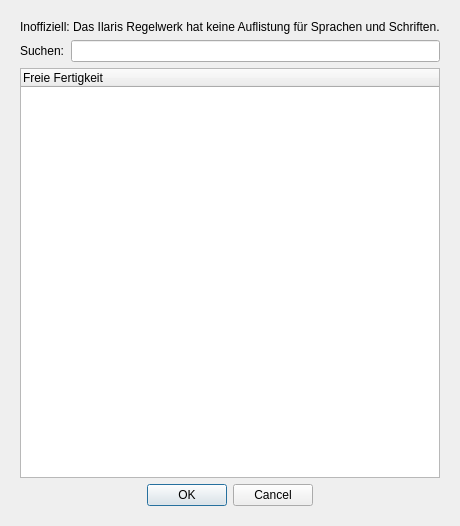
<?xml version="1.0" encoding="UTF-8"?>
<ui version="4.0">
 <class>Dialog</class>
 <widget class="QDialog" name="Dialog">
  <property name="windowModality">
   <enum>Qt::ApplicationModal</enum>
  </property>
  <property name="geometry">
   <rect>
    <x>0</x>
    <y>0</y>
    <width>423</width>
    <height>526</height>
   </rect>
  </property>
  <property name="windowTitle">
   <string>Sephrasto - Freie Fertigkeit wählen...</string>
  </property>
  <layout class="QGridLayout" name="gridLayout">
   <item row="0" column="0">
    <widget class="QWidget" name="verticalLayout_2" native="true">
     <property name="sizePolicy">
      <sizepolicy hsizetype="Preferred" vsizetype="Preferred">
       <horstretch>1</horstretch>
       <verstretch>0</verstretch>
      </sizepolicy>
     </property>
     <layout class="QVBoxLayout" name="verticalLayout2">
      <item>
       <widget class="QLabel" name="label">
        <property name="text">
         <string>Inoffiziell: Das Ilaris Regelwerk hat keine Auflistung für Sprachen und Schriften.</string>
        </property>
       </widget>
      </item>
      <item>
       <layout class="QHBoxLayout" name="horizontalLayout">
        <item>
         <widget class="QLabel" name="labelFilter">
          <property name="text">
           <string>Suchen:</string>
          </property>
         </widget>
        </item>
        <item>
         <widget class="QLineEdit" name="nameFilterEdit"/>
        </item>
       </layout>
      </item>
      <item>
       <widget class="QTreeWidget" name="treeFerts">
        <property name="sizePolicy">
         <sizepolicy hsizetype="Expanding" vsizetype="Expanding">
          <horstretch>0</horstretch>
          <verstretch>0</verstretch>
         </sizepolicy>
        </property>
        <property name="editTriggers">
         <set>QAbstractItemView::NoEditTriggers</set>
        </property>
        <property name="showDropIndicator" stdset="0">
         <bool>false</bool>
        </property>
        <property name="alternatingRowColors">
         <bool>true</bool>
        </property>
        <property name="sortingEnabled">
         <bool>false</bool>
        </property>
        <property name="allColumnsShowFocus">
         <bool>true</bool>
        </property>
        <attribute name="headerVisible">
         <bool>true</bool>
        </attribute>
        <attribute name="headerCascadingSectionResizes">
         <bool>false</bool>
        </attribute>
        <attribute name="headerDefaultSectionSize">
         <number>150</number>
        </attribute>
        <attribute name="headerStretchLastSection">
         <bool>true</bool>
        </attribute>
        <column>
         <property name="text">
          <string>Freie Fertigkeit</string>
         </property>
        </column>
       </widget>
      </item>
      <item>
       <widget class="QDialogButtonBox" name="buttonBox">
        <property name="orientation">
         <enum>Qt::Horizontal</enum>
        </property>
        <property name="standardButtons">
         <set>QDialogButtonBox::Cancel|QDialogButtonBox::Ok</set>
        </property>
        <property name="centerButtons">
         <bool>true</bool>
        </property>
       </widget>
      </item>
     </layout>
    </widget>
   </item>
  </layout>
 </widget>
 <tabstops>
  <tabstop>treeFerts</tabstop>
 </tabstops>
 <resources/>
 <connections>
  <connection>
   <sender>buttonBox</sender>
   <signal>accepted()</signal>
   <receiver>Dialog</receiver>
   <slot>accept()</slot>
   <hints>
    <hint type="sourcelabel">
     <x>248</x>
     <y>254</y>
    </hint>
    <hint type="destinationlabel">
     <x>157</x>
     <y>274</y>
    </hint>
   </hints>
  </connection>
  <connection>
   <sender>buttonBox</sender>
   <signal>rejected()</signal>
   <receiver>Dialog</receiver>
   <slot>reject()</slot>
   <hints>
    <hint type="sourcelabel">
     <x>316</x>
     <y>260</y>
    </hint>
    <hint type="destinationlabel">
     <x>286</x>
     <y>274</y>
    </hint>
   </hints>
  </connection>
 </connections>
</ui>
